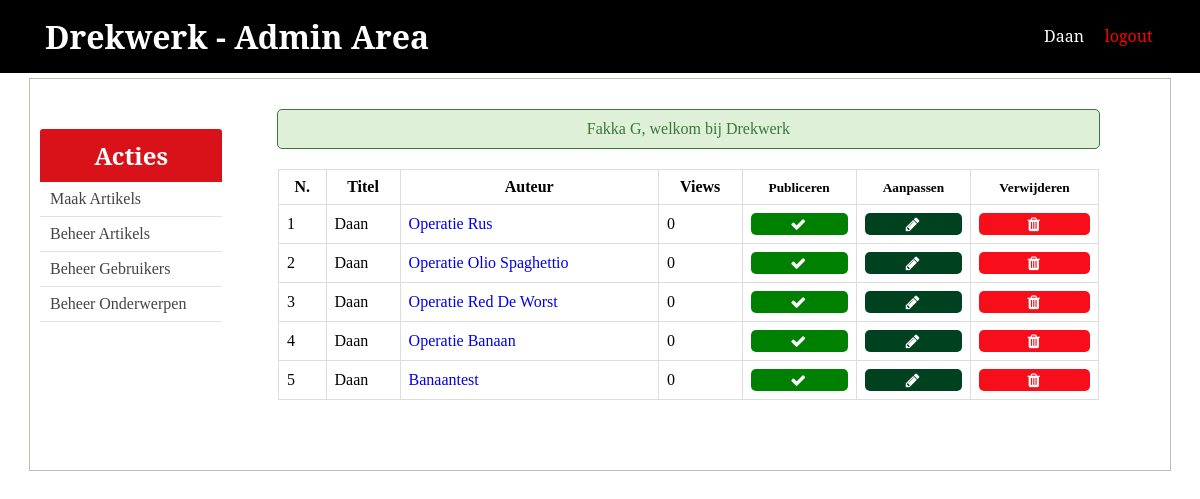
/intradrek/admin/posts.php (signed in), run on the app's committed database.
### tables this page shows
CREATE TABLE `posts` (
  `id` int(11) NOT NULL,
  `user_id` int(11) DEFAULT NULL,
  `title` varchar(255) NOT NULL,
  `slug` varchar(255) NOT NULL,
  `views` int(11) NOT NULL DEFAULT 0,
  `image` varchar(255) NOT NULL,
  `body` text NOT NULL,
  `published` tinyint(1) NOT NULL,
  `created_at` timestamp NOT NULL DEFAULT current_timestamp() ON UPDATE current_timestamp(),
  `updated_at` timestamp NOT NULL DEFAULT current_timestamp()
);

### intradrek/admin/includes/post_functions.php (called while the page is built, shortened)
<?php
function getAllPosts()
{
	global $conn;
	if ($_SESSION['user']['role'] == "Admin")
    {
		$sql = "SELECT * FROM posts";
	} elseif ($_SESSION['user']['role'] == "Author") {
		$user_id = $_SESSION['user']['id'];
		$sql = "SELECT * FROM posts WHERE user_id=$user_id";
	}
	$result = mysqli_query($conn, $sql);
	$posts = mysqli_fetch_all($result, MYSQLI_ASSOC);
	$final_posts = array();
	foreach ($posts as $post) {
		$post['author'] = getPostAuthorById($post['user_id']);
		array_push($final_posts, $post);
	}
	return $final_posts;
}
function getPostAuthorById($user_id)
{
	global $conn;
	$sql = "SELECT username FROM users WHERE id=$user_id";
	$result = mysqli_query($conn, $sql);
	if ($result)
    {
		return mysqli_fetch_assoc($result)['username'];
	} else {
		return null;
	}
}
?>

### intradrek/admin/posts.php (the view, shortened to what this page needs)
<?php  include('../config.php'); ?>
<?php  include(ROOT_PATH . '/admin/includes/post_functions.php'); ?>
<?php  include(ROOT_PATH . '/admin/includes/head_section.php'); ?>
<?php $posts = getAllPosts(); ?>
</head>
<body>
	<?php include(ROOT_PATH . '/admin/includes/navbar.php') ?>
	<div class="container content">
		<?php include(ROOT_PATH . '/admin/includes/menu.php') ?>
		<div class="table-div"  style="width: 80%;">
			<?php include(ROOT_PATH . '/includes/messages.php') ?>
			<?php if (empty($posts)): ?>
				<h1 style="text-align: center; margin-top: 20px;">No posts in the database.</h1>
			<?php else: ?>
				<table class="table">
						<thead>
						<th>N.</th>
						<th>Titel</th>
						<th>Auteur</th>
						<th>Views</th>
						<?php if ($_SESSION['user']['role'] == "Admin"): ?>
							<th><small>Publiceren</small></th>
						<?php endif ?>
						<th><small>Aanpassen</small></th>
						<th><small>Verwijderen</small></th>
					</thead>
					<tbody>
					<?php foreach ($posts as $key => $post): ?>
						<tr>
							<td><?php echo $key + 1; ?></td>
							<td><?php echo $post['author']; ?></td>
							<td>
								<a 	target="_blank"
								href="<?php echo BASE_URL . 'single_post.php?post-slug=' . $post['slug'] ?>">
									<?php echo $post['title']; ?>
								</a>
							</td>
							<td><?php echo $post['views']; ?></td>
							<?php if ($_SESSION['user']['role'] == "Admin" ): ?>
								<td>
								<?php if ($post['published'] == true): ?>
									<a class="fa fa-check btn unpublish"
										href="posts.php?unpublish=<?php echo $post['id'] ?>">
									</a>
								<?php else: ?>
									<a class="fa fa-times btn publish"
										href="posts.php?publish=<?php echo $post['id'] ?>">
									</a>
								<?php endif ?>
								</td>
							<?php endif ?>
							<td>
								<a class="fa fa-pencil btn edit"
									href="create_post.php?edit-post=<?php echo $post['id'] ?>">
								</a>
							</td>
							<td>
								<a  class="fa fa-trash btn delete"
									href="create_post.php?delete-post=<?php echo $post['id'] ?>">
								</a>
							</td>
						</tr>
					<?php endforeach ?>
					</tbody>
				</table>
			<?php endif ?>
		</div>
	</div>
</body>
</html>

### intradrek/static/css/admin_styling.css (style rules this page uses)
* { margin: 0px; padding: 0px; }
a { text-decoration: none; }
table { border-collapse: collapse; width: 70%; margin: 20px auto; }
th, td { padding: 8px; text-align: left; border: 1px solid #ddd; }
th { text-align: center; }
.btn { color: white; background: #D9121A; text-align: center; border: none; border-radius: 5px; display: block; letter-spacing: .1em; padding: 13px 20px; text-decoration: none; }
.container { width: 95%; margin: 5px auto 50px; border: 1px solid #BFBCB3; padding: 10px 0px 50px; }
.container:after { content: ""; display: block; clear: both; }
.table-div { float: left; width: 47%; }
.table-div table { width: 90%; }
.table-div a.fa { color: white; padding: 3px; }
.table-div .edit { background: #004220; }
.table-div .delete { background: #F70E1A; }
.table-div .unpublish { background: green; }

### data on the page
posts: author "Daan", title "Operatie Rus", views "0"
posts: author "Daan", title "Operatie Olio Spaghettio", views "0"
posts: author "Daan", title "Operatie Red De Worst", views "0"
posts: author "Daan", title "Operatie Banaan", views "0"
posts: author "Daan", title "Banaantest", views "0"

### other printed values
$_SESSION['message'] "Fakka G, welkom bij Drekwerk"
